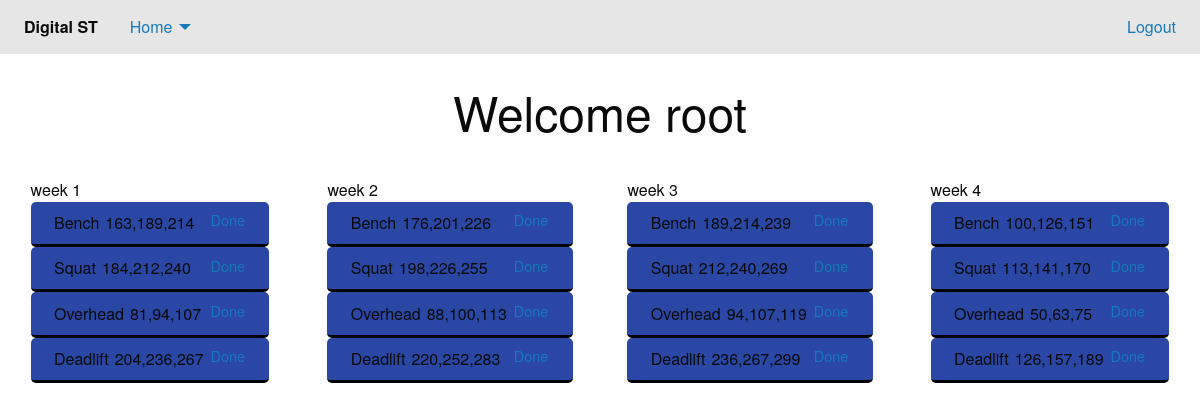
/home/ (signed in), run on the app's committed database.
### strength_trainer/models.py (models this page shows, shortened)
class WorkoutWeek(models.Model):
    length = 250
    name = models.CharField(max_length=length)
    prettyName = models.CharField(max_length=length)
    bench = models.CharField(max_length=length)
    bench_done = models.BooleanField(default=False)
    squat = models.CharField(max_length=length)
    squat_done = models.BooleanField(default=False)
    deadlift = models.CharField(max_length=length)
    deadlift_done = models.BooleanField(default=False)
    overhead = models.CharField(max_length=length)
    overhead_done = models.BooleanField(default=False)
    associated_workout = models.ForeignKey(
        NewWorkout,
        on_delete=models.CASCADE
    )

### strength_trainer/views.py (the view, shortened to what this page needs)
# urls.py: path('home/', views.home),
@login_required(login_url="/")
def home(request):
    if request.method == "GET":
        cur_user = request.user
        has_workout = NewWorkout.objects.filter(user_id=cur_user.id).count()
        workout_dict = {}
        workout_dict['workout_weeks'] = []
        user_workout = NewWorkout.objects.get(user_id=cur_user.id)
        user_workout_weeks = WorkoutWeek.objects.filter(associated_workout=user_workout.id)
        for week in user_workout_weeks:
            workout_dict['workout_weeks'] += [{
                "name": week.name,
                "pretty_name": week.prettyName,
                "bench": week.bench,
                "bench_done": week.bench_done,
                "squat": week.squat,
                "squat_done": week.squat_done,
                "deadlift": week.deadlift,
                "deadlift_done": week.deadlift_done,
                "overhead": week.overhead,
                "overhead_done": week.overhead_done,
            }]
        context = {
            "user": request.user.username,
            "hasWorkout": True,
            "workoutWeeks": workout_dict['workout_weeks'],
        }
        print(context)
        return render(request, "home.html", context)

### strength_trainer/templates/home.html (shortened to what this page needs)
{% extends "base.html" %}
{% load static %}
{% block css %}
<link rel="stylesheet" href="{% static "css/home.css" %}">
{% endblock css %}
{% block body %}
    <div class="grid-container">
        <div class="grid-x grid-padding-x">
            <div class="large-12 medium-12 small-12">&nbsp;</div>
            <div class='text-center large-12 medium-12 small-12'>
                <h1>Welcome {{ user }} </h1>
            </div>
            {% if hasWorkout %}
            <div class="large-12 medium-12 small-12">&nbsp;</div>
            {% for week in workoutWeeks %}
            <div class="large-3 medium-3 small-6">
                <div class="grid-y" style="height: 30%;">
                    <div class="grid-container">
                    <div class="large-12">{{ week.pretty_name }}</div>
                        {% if week.bench_done %}
                        <div class="large-12 workout-divs done">
                            <div class="grid-container">
                                <p class="large-4 medium-3 small-3 workout-cell left-cell">Bench</p>
                                <p class="large-4 medium-3 small-3 workout-cell center-cell">{{ week.bench }}</p>
                            </div>
                        </div>
                        {% else %}
                        <div class="large-12 workout-divs">
                            <div class="grid-container">
                                <p class="large-4 medium-4 small-4 workout-cell left-cell">Bench</p>
                                <p class="large-4 medium-4 small-4 workout-cell center-cell">{{ week.bench }}</p>
                                <a class="large-4 medium-4 small-4 workout-cell right-cell clear button" href="/update/{{week.name}}/bench/">Done</a>
                            </div>
                        </div>
                        {% endif %}
                        {% if week.squat_done %}
                        <div class="large-12 workout-divs done">
                            <div class="grid-container">
                                <p class="large-4 medium-4 small-4 workout-cell left-cell">Squat</p>
                                <p class="large-4 medium-4 small-4 workout-cell center-cell">{{ week.squat }}</p>
                            </div>
                        </div>
                        {% else %}
                        <div class="large-12 workout-divs">
                            <div class="grid-container">
                                <p class="large-4 medium-4 small-4 workout-cell left-cell">Squat</p>
                                <p class="large-4 medium-4 small-4 workout-cell center-cell">{{ week.squat }}</p>
                                <a class="large-4 medium-4 small-4 workout-cell right-cell clear button" href="/update/{{week.name}}/squat/">Done</a>
                            </div>
                        </div>
                        {% endif %}
                        {% if week.overhead_done %}
                        <div class="large-12 workout-divs done">
                            <div class="grid-container">
                                <p class="large-4 medium-4 small-4 workout-cell left-cell">Overhead</p>
                                <p class="large-4 medium-4 small-4 workout-cell center-cell">{{ week.overhead }}</p>
                            </div>
                        </div>
                        {% else %}
                        <div class="large-12 workout-divs">
                            <div class="grid-container">
                                <p class="large-4 medium-4 small-4 workout-cell left-cell">Overhead</p>
                                <p class="large-4 medium-4 small-4 workout-cell center-cell">{{ week.overhead }}</p>
                                <a class="large-4 medium-4 small-4 workout-cell right-cell clear button" href="/update/{{week.name}}/overhead/">Done</a>
                            </div>
                        </div>
                        {% endif %}
                        {% if week.deadlift_done %}
                        <div class="large-12 workout-divs done">
                            <div class="grid-container">
                                <p class="large-4 medium-4 small-4 workout-cell left-cell">Deadlift</p>
                                <p class="large-4 medium-4 small-4 workout-cell center-cell">{{ week.deadlift }}</p>
                            </div>
                        </div>
                        {% else %}
                        <div class="large-12 workout-divs">
                            <div class="grid-container">
                                <p class="large-4 medium-4 small-4 workout-cell left-cell">Deadlift</p>
                                <p class="large-4 medium-4 small-4 workout-cell center-cell">{{ week.deadlift }}</p>
                                <a class="large-4 medium-4 small-4 workout-cell right-cell clear button" href="/update/{{week.name}}/deadlift/">Done</a>
                            </div>
                        </div>
                        {% endif %}
                    </div>
                </div>
            </div>
            {% endfor %}
            {% endif %}
        </div>
    </div>
{% endblock %}

### strength_trainer/static/css/home.css (style rules this page uses)
.workout-divs { background-color: rgb(42, 71, 165); border-bottom: 3px solid black; border-radius: 5px; padding: .7vw; }
.workout-divs p { display: inline-block; }
.workout-cell { padding: 0px; margin: 0px; }
.right-cell { padding-left: .5vw; padding-top: .2vw; text-align: right; float: right; }
.center-cell { padding-left: .5vw; text-align: right; }
.left-cell { text-align: left; float: left; }

### data on the page
WorkoutWeek: pretty_name "week 1", bench "163,189,214", squat "184,212,240", overhead "81,94,107", deadlift "204,236,267"
WorkoutWeek: pretty_name "week 2", bench "176,201,226", squat "198,226,255", overhead "88,100,113", deadlift "220,252,283"
WorkoutWeek: pretty_name "week 3", bench "189,214,239", squat "212,240,269", overhead "94,107,119", deadlift "236,267,299"
WorkoutWeek: pretty_name "week 4", bench "100,126,151", squat "113,141,170", overhead "50,63,75", deadlift "126,157,189"

### other printed values
{{ user }} "root"
